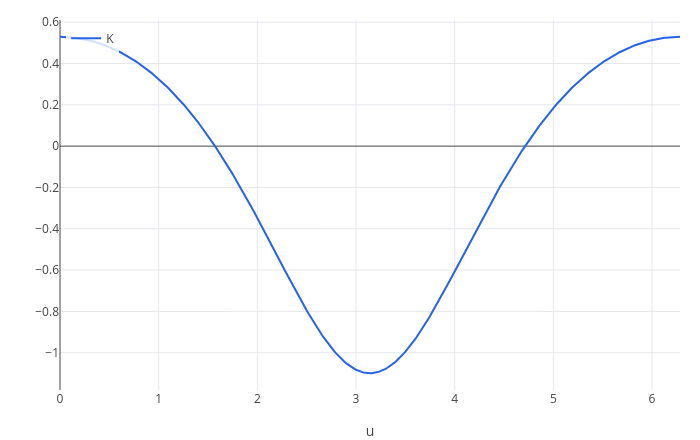

Notebook cell for this chart:
### Code cell
R = 2;
a = 0.7;
plot(K, u, 0, 2*pi)

### Figure 1 — Plotly figure (JSON) as saved in the notebook; plotly's stock layout.template omitted (floating-point values rounded to 4 significant figures; data arrays with more than 128 entries replaced by an {"elided": "..."} marker saying what was removed)
{"data": [{"line": {"color": "#2563eb", "width": 2}, "mode": "lines", "name": "K", "type": "scatter", "x": {"elided": "402 float values"}, "y": {"elided": "402 float values"}}], "layout": {"height": 440, "legend": {"bgcolor": "rgba(255,255,255,0.8)", "x": 0.01, "y": 0.99}, "margin": {"b": 50, "l": 60, "r": 20, "t": 20}, "showlegend": true, "title": {"text": ""}, "width": 700, "xaxis": {"title": {"text": "u"}, "zeroline": true}, "yaxis": {"range": [-1.18, 0.6105], "title": {"text": ""}, "zeroline": true}}}
